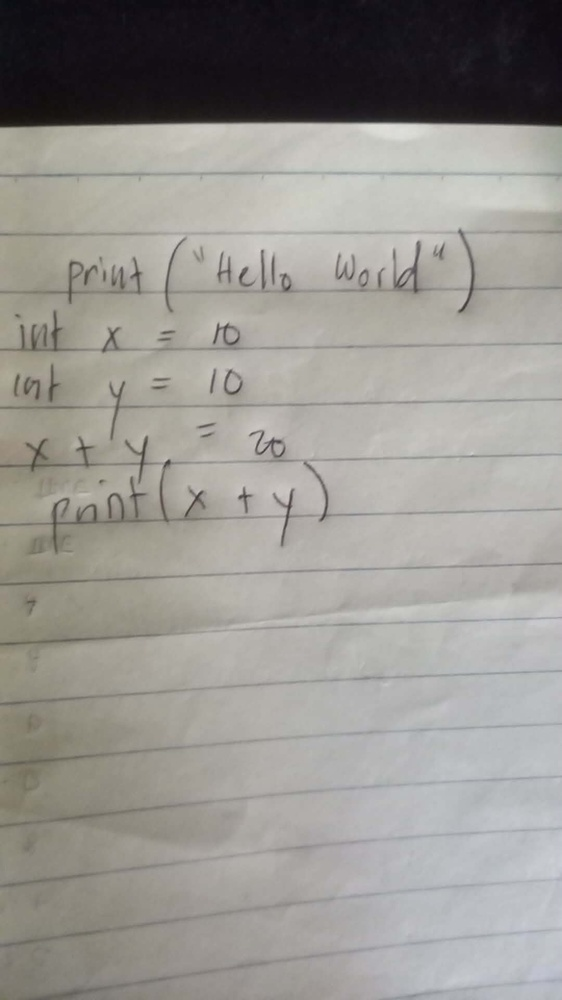
#> input picture code_checker/uploads/b52f2618-9310-47e7-8fa9-04d1a229c02d_20260302_133816.jpg, 562 x 1000 px, shrunk from 1080 x 1920 before the run
$ python -i handwriting_ocr.py   (imports and definitions only)
#> lines starting #> are read from the running program, lines starting #| are printed output that depends on the picture; after the words box and inside, x2 and y2 are one past the last pixel; in counts of white or black regions, pixels touching at a corner belong together
import re
import cv2
import numpy as np
from PIL import Image
import pytesseract
import os

class HandwritingOCR:
    """Specialized OCR for handwritten code"""

    # Character mapping for common handwritten mistakes
    CHAR_MAP = {
        '0': ['0', 'O', 'o', '0'],
        '1': ['1', 'l', 'I', '|'],
        '2': ['2', 'Z', 'z'],
        '3': ['3'],
        '4': ['4'],
        '5': ['5', 'S', 's'],
        '6': ['6', 'b'],
        '7': ['7'],
        '8': ['8', 'B'],
        '9': ['9', 'g', 'q'],
        'a': ['a', '@'],
        'b': ['b', '6'],
        'c': ['c', 'c', 'c'],
        'd': ['d', 'cl'],
        'e': ['e', 'e'],
        'f': ['f'],
        'g': ['g', '9'],
        'h': ['h'],
        'i': ['i', '1', 'l'],
        'j': ['j'],
        'k': ['k'],
        'l': ['l', '1', 'I'],
        'm': ['m', 'rn'],
        'n': ['n', 'r'],
        'o': ['o', '0', 'O'],
        'p': ['p'],
        'q': ['q', '9'],
        'r': ['r'],
        's': ['s', '5'],
        't': ['t', '+'],
        'u': ['u', 'v'],
        'v': ['v', 'u'],
        'w': ['w', 'vv'],
        'x': ['x'],
        'y': ['y'],
        'z': ['z', '2'],
        '=': ['=', '-', '='],
        '+': ['+', '+'],
        '-': ['-', '-'],
        '*': ['*', 'x'],
        '/': ['/', '/'],
        '%': ['%'],
        '(': ['(', '{', '['],
        ')': [')', '}', ']'],
        ':': [':', ';'],
        ';': [';', ':'],
        '.': ['.', ','],
        ',': [',', '.'],
        '"': ['"', '"'],
        "'": ["'", "`"],
        '#': ['#'],
    }

    # Common Python keywords in handwritten form
    KEYWORDS = {
        'if': ['if', 'cf', '1f', 'if'],
        'else': ['else', 'ele', 'else', 'els'],
        'print': ['print', 'prmt', 'print', 'prnt'],
        'number': ['number', 'num', 'numb', 'nmbr', 'lnubcr', 'nubcr'],
        'even': ['even', 'evn', 'eve', 'ev'],
        'odd': ['odd', 'od'],
        'input': ['input', 'inpt', 'inp'],
        'int': ['int', 'mt'],
        'Enter': ['enter', 'entr'],
        'a': ['a', 'o'],
        'is': ['is', 'ic'],
    }

    @staticmethod
    def preprocess_handwriting(image_path):
        """Specialized preprocessing for handwritten text"""
        try:
            # Read image
            img = cv2.imread(image_path)
#> img is the input picture: shape (1000, 562, 3); mean B, G, R 145.5, 150.2, 152.5
            if img is None:
                raise ValueError("Could not read image")

            # Convert to grayscale
            gray = cv2.cvtColor(img, cv2.COLOR_BGR2GRAY)

            # Increase contrast
            gray = cv2.convertScaleAbs(gray, alpha=1.5, beta=0)
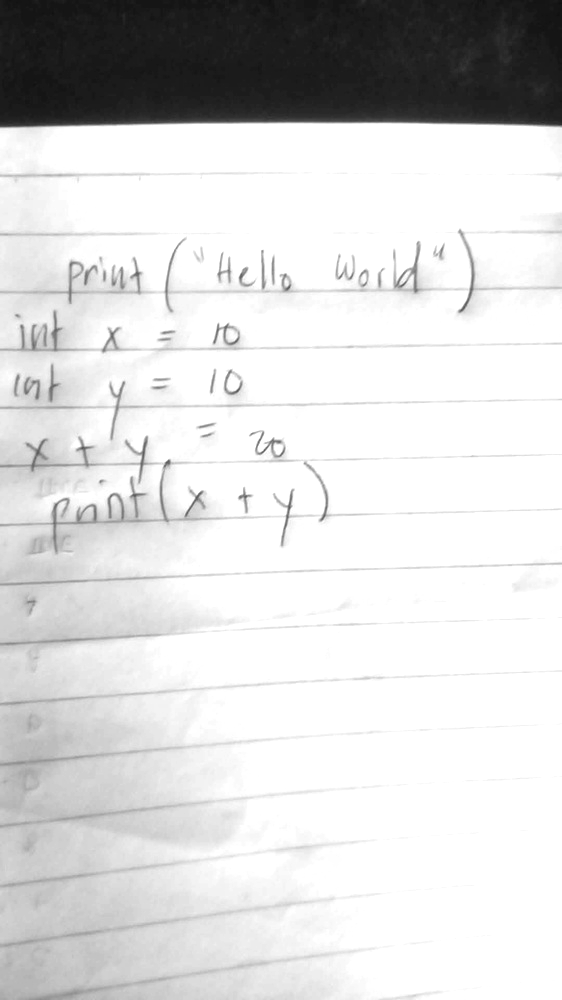
#> gray: shape (1000, 562); min 16, max 255, mean 215.5

            # Denoise
            denoised = cv2.fastNlMeansDenoising(gray, None, 30, 7, 21)

            # Apply adaptive thresholding for handwriting
            binary = cv2.adaptiveThreshold(denoised, 255, cv2.ADAPTIVE_THRESH_GAUSSIAN_C,
                                          cv2.THRESH_BINARY, 15, 5)
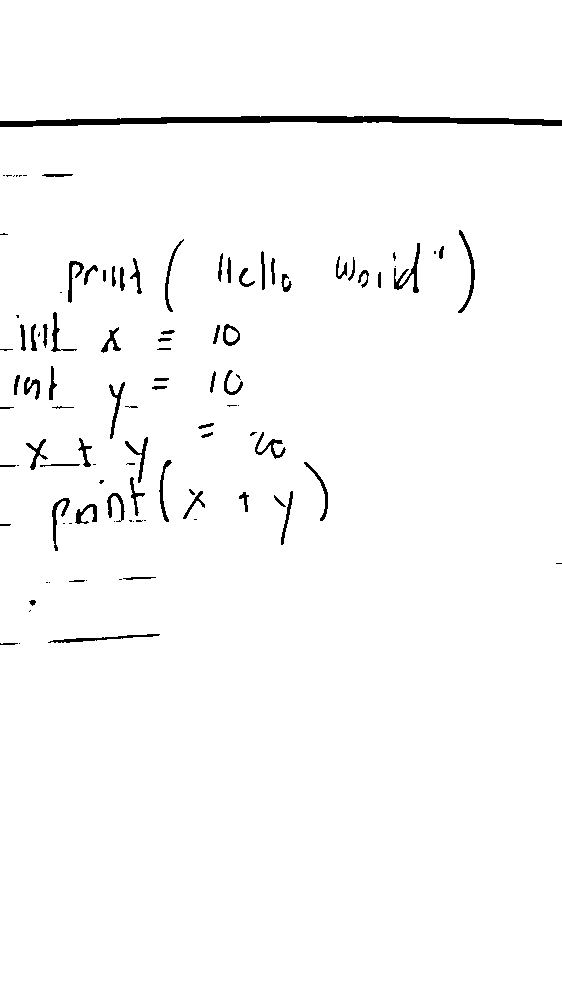
#> binary: shape (1000, 562); 98% white; 105 black regions (39 under 20 px), largest, box (x1, y1, x2, y2) and area: (0, 116, 562, 127) 3459, (394, 243, 420, 293) 338, (458, 230, 475, 313) 308

            # Remove small noise
            kernel = np.ones((2, 2), np.uint8)
            cleaned = cv2.morphologyEx(binary, cv2.MORPH_CLOSE, kernel)
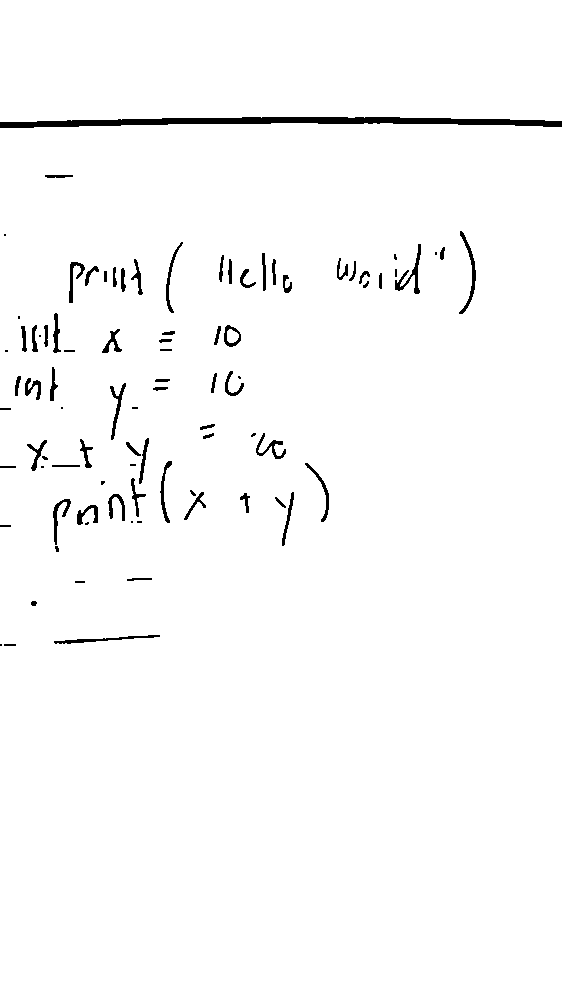
#> cleaned: shape (1000, 562); 98.1% white; 89 black regions (21 under 20 px), largest, box (x1, y1, x2, y2) and area: (0, 117, 562, 128) 3459, (395, 244, 421, 294) 318, (459, 231, 476, 314) 308

            # Invert if needed (for white text on dark background)
            if np.mean(cleaned) > 127:
                cleaned = cv2.bitwise_not(cleaned)

            return cleaned

        except Exception as e:
            raise Exception(f"Handwriting preprocessing failed: {str(e)}")

    # [122 lines left out: functions correct_ocr_errors, extract_code_patterns, not called in this run]

    @staticmethod
    def process(image_path):
        """Complete handwriting OCR pipeline"""
        try:
            # Preprocess image
            processed = HandwritingOCR.preprocess_handwriting(image_path)

            # Save processed image
            temp_path = 'temp_handwriting.png'
            cv2.imwrite(temp_path, processed)

            # Try multiple Tesseract configurations
            best_text = ""
            best_score = 0

            # Different PSM modes for handwriting
            for psm in [3, 4, 6, 8, 11, 12, 13]:
                # Different OEM modes
                for oem in [1, 3]:
                    config = f'--oem {oem} --psm {psm}'
                    try:
#> (the run stopped early here; a loop or call above may not have finished)

$ run again, on code_checker/uploads/b734cec7-9c7d-46e6-8ea9-fae1f69a0bde_20260302_132957.jpg
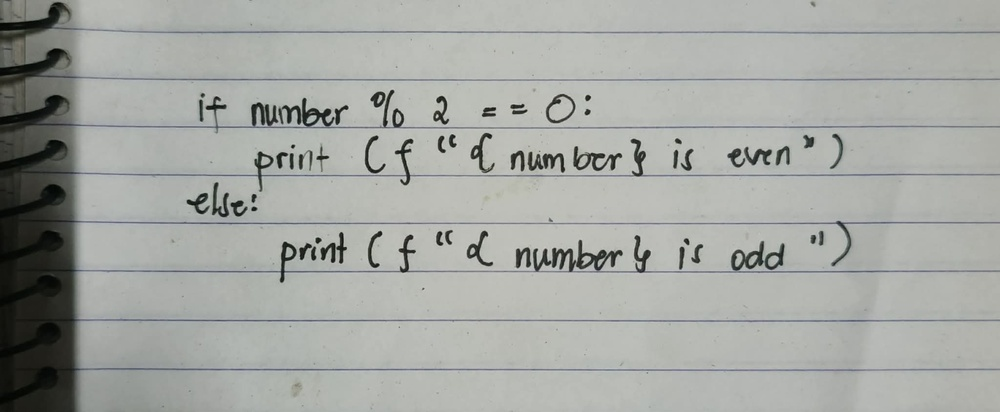
#> input picture code_checker/uploads/b734cec7-9c7d-46e6-8ea9-fae1f69a0bde_20260302_132957.jpg, 1000 x 412 px, shrunk from 2048 x 844 before the run
#> in preprocess_handwriting, img is the input picture: shape (412, 1000, 3); mean B, G, R 162.7, 166.8, 164.3
#> in preprocess_handwriting, `binary = cv2.adaptiveThreshold(denoised, 255, cv2.ADAPTIVE_THRESH_GAUS..`:
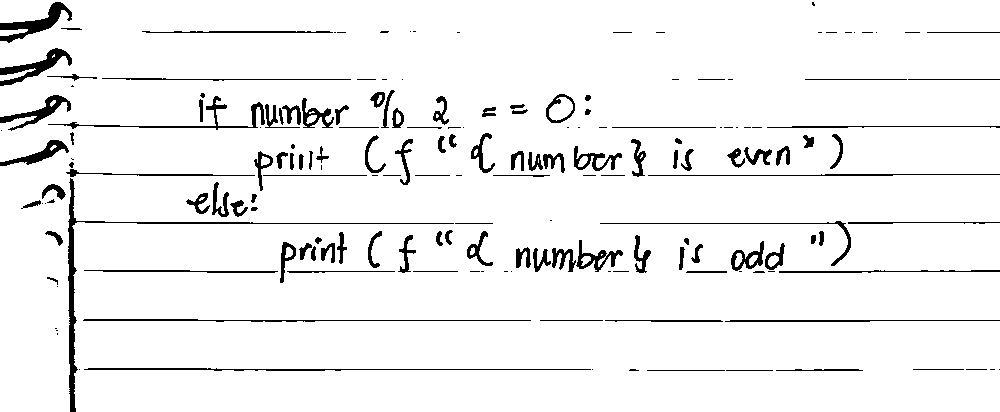
#> binary: shape (412, 1000); 94.5% white; 180 black regions (63 under 20 px), largest, box (x1, y1, x2, y2) and area: (68, 178, 454, 412) 1745, (0, 2, 72, 43) 918, (0, 48, 72, 86) 828
#> in preprocess_handwriting, `cleaned = cv2.morphologyEx(binary, cv2.MORPH_CLOSE, kernel)`:
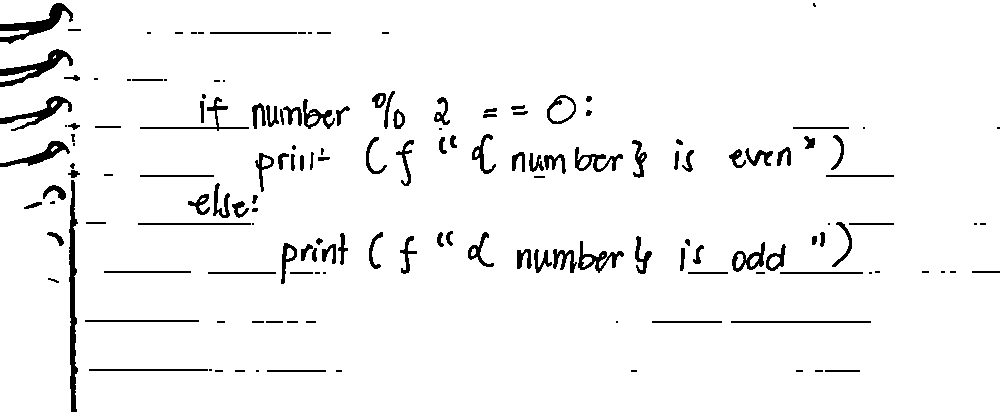
#> cleaned: shape (412, 1000); 95.5% white; 159 black regions (44 under 20 px), largest, box (x1, y1, x2, y2) and area: (69, 180, 78, 412) 1208, (0, 3, 73, 44) 929, (0, 49, 73, 87) 838
